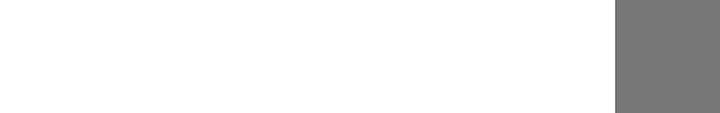
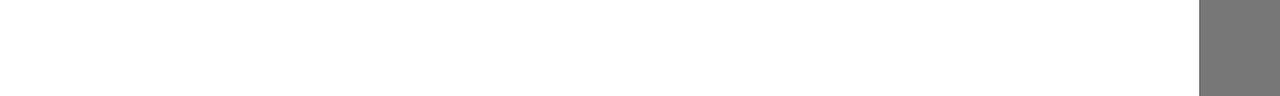

Compare how this app lays out the same screen by default and in its alternative resource folder. The renders come first, then the two layout files and the values they reference.
<!-- AndroidManifest.xml: fallback theme Theme.MaterialComponents.DayNight.NoActionBar -->
<!-- res/layout/media_select_row.xml -->
<?xml version="1.0" encoding="utf-8"?>

<LinearLayout xmlns:android="http://schemas.android.com/apk/res/android"     
    android:layout_width="fill_parent"     
    android:layout_height="wrap_content">    
    
    <ImageView android:id="@+id/row_icon"      
        android:gravity="center_vertical"      
        android:scaleType="center"      
        android:layout_width="40dip"      
        android:layout_height="fill_parent"       
        android:layout_marginLeft="4dip"/>      
        
        <LinearLayout         
            android:orientation="vertical"         
            android:layout_height="wrap_content"         
            android:layout_marginTop="8dip"         
            android:layout_marginBottom="8dip"         
            android:layout_width="0px"         
            android:layout_weight="1"         
            android:layout_marginLeft="4dip"          
            android:layout_marginRight="4dip">           
            
            <LinearLayout          
                android:layout_width="fill_parent"           
                android:layout_height="wrap_content">            
                
                <TextView android:id="@+id/row_artist"              
                    android:textColor="#ff99ff"              
                    android:textSize="12sp"              
                    android:singleLine="true"              
                    android:layout_marginLeft="1dip"              
                    android:layout_width="0px"              
                    android:layout_height="wrap_content"              
                    android:layout_weight="1"/>            
                    
                 <TextView android:id="@+id/row_album"              
                     android:textColor="#ffff99"              
                     android:textSize="12sp"              
                     android:singleLine="true"              
                     android:layout_marginLeft="8dip"              
                     android:layout_width="0px"              
                     android:layout_height="wrap_content"              
                     android:layout_weight="1"/>          
                     
                
            </LinearLayout>          
            
            <TextView android:id="@+id/row_title"             
                android:textColor="#ffffff"             
                android:textSize="18sp"             
                android:singleLine="true"             
                android:shadowColor="#999999"             
                android:shadowDx="1"             
                android:shadowDy="1"             
                android:shadowRadius="1"             
                android:layout_width="wrap_content"             
                android:layout_height="wrap_content"             
                android:layout_weight="1"/>       
                
          </LinearLayout>      
          
          <LinearLayout style="@style/VerticalDividerForList" />      
          <ImageView android:id="@+id/row_options_button"         
              android:src="@drawable/button_options"          
              android:background="@drawable/button_options_bkgnd"          
              android:gravity="center_vertical"         
              android:scaleType="center"         
              android:layout_height="fill_parent"         
              android:layout_width="52dip"         
              android:layout_gravity="center_vertical"         
              android:contentDescription="@string/button_options"/>      
                
</LinearLayout>
<!-- resources referenced by this layout -->
<resources>
  <!-- drawable button_options_bkgnd (drawable) -->
  <?xml version="1.0" encoding="utf-8"?>
  
  <selector xmlns:android="http://schemas.android.com/apk/res/android" >
       <item android:state_pressed="true"            
           android:drawable="@drawable/bkgnd_pressed" />     
       <item android:drawable="@drawable/bkgnd_normal" /> 
  </selector>
  <string name="button_options">Options</string>
  <style name="VerticalDividerForList">     
         <item name="android:layout_width">1px</item>     
         <item name="android:layout_height">fill_parent</item>     
         <item name="android:layout_marginLeft">4px</item>     
         <item name="android:background">#444444</item>   
     </style>
  <!-- drawable bkgnd_pressed (drawable) -->
  <?xml version="1.0" encoding="utf-8"?>
  
  <shape xmlns:android="http://schemas.android.com/apk/res/android" >
      <solid android:color="#88ff9900" />
  </shape>
  <!-- drawable bkgnd_normal (drawable) -->
  <?xml version="1.0" encoding="utf-8"?>
    
  
  <shape xmlns:android="http://schemas.android.com/apk/res/android">   
      <solid android:color="#88000000" /> 
  </shape>
</resources>
<!-- res/layout-land/media_select_row.xml (the repository's variant of the layout above) -->
<!-- drawn on the phone turned sideways -->
<?xml version="1.0" encoding="utf-8"?>

<LinearLayout xmlns:android="http://schemas.android.com/apk/res/android"     
    android:layout_width="fill_parent"     
    android:layout_height="wrap_content">
    
    <LinearLayout     
        android:orientation="horizontal"     
        android:layout_width="fill_parent"     
        android:layout_height="48dip"> 
    
    	<ImageView android:id="@+id/row_icon"      
        	android:gravity="center_vertical"      
       		android:scaleType="center"      
        	android:layout_width="40dip"
        	android:layout_height="48dip"           
        	android:layout_marginLeft="4dip"/>      
        
        <LinearLayout         
             android:gravity="center_vertical"       
             android:layout_width="0px"       
             android:layout_height="fill_parent"       
             android:layout_weight="1">        
      
       <TextView  android:id="@+id/row_title"         
           android:gravity="center_vertical"         
           android:textColor="#ffffff"         
           android:textSize="14sp"         
           android:singleLine="true"         
           android:layout_width="wrap_content"         
           android:layout_height="fill_parent"         
           android:layout_weight="1"/>           
                    
           
        </LinearLayout>          
         
        <LinearLayout       
            android:layout_width="0px"       
            android:gravity="center_vertical"       
            android:layout_height="fill_parent"       
            android:layout_weight="1">
       
            
            <TextView android:id="@+id/row_artist"          
                android:gravity="center_vertical"          
                android:textColor="#ff99ff"          
                android:textSize="12sp"          
                android:layout_marginLeft="8dip"          
                android:singleLine="true"          
                android:layout_width="0px"          
                android:layout_height="fill_parent"          
                android:layout_weight="1"/>
            
            <TextView android:id="@+id/row_album"          
                android:gravity="center_vertical"          
                android:textColor="#ffff99"          
                android:textSize="12sp"          
                android:singleLine="true"          
                android:layout_marginLeft="12dip"          
                android:layout_width="0px"          
                android:layout_height="fill_parent"          
                android:layout_weight="1"/> 
                
          </LinearLayout>      
          
          <LinearLayout style="@style/VerticalDividerForList" />
                
          <ImageView android:id="@+id/row_options_button"         
              android:src="@drawable/button_options"          
              android:background="@drawable/button_options_bkgnd"          
              android:gravity="center_vertical"         
              android:scaleType="center"         
              android:layout_height="fill_parent"         
              android:layout_width="40dip"         
              android:layout_gravity="center_vertical"         
              android:contentDescription="@string/button_options"/>      
          
        </LinearLayout> 
          
</LinearLayout>
